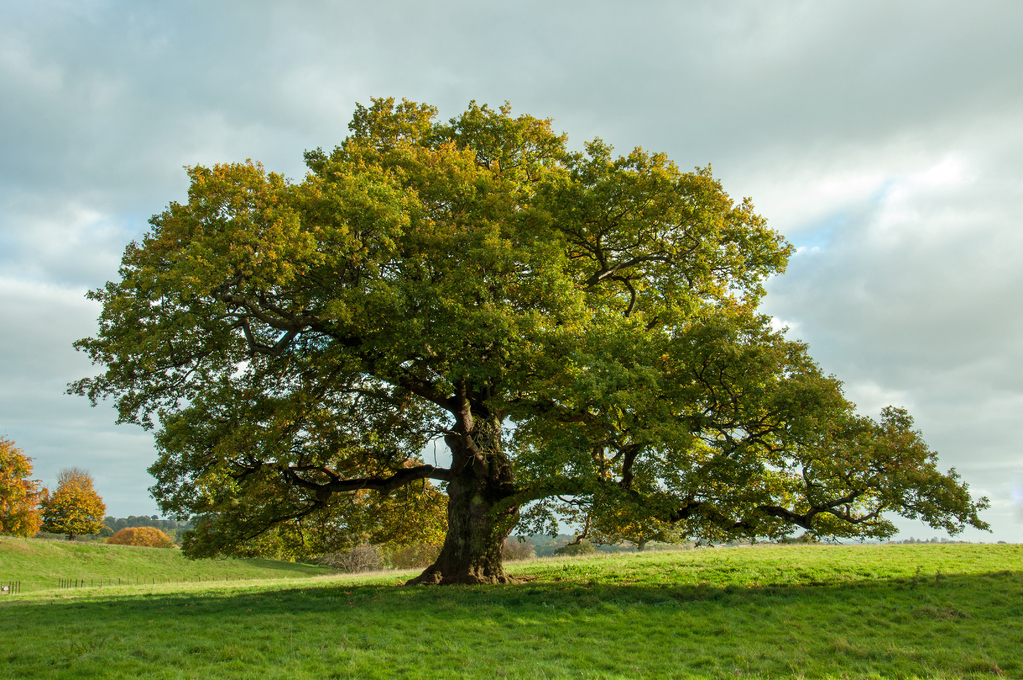
#> input picture tree.jpeg, 1023 x 680 px
$ python zipfPyCharm.py
#> lines starting #> are read from the running program, lines starting #| are printed output that depends on the picture
#> the answer given: tree.jpeg
### zipf.py
###############################################################################
# zipf.py       Version 1.5          24-Dec-2008    Bill Manaris, Dana Hughes, J.R. Armstrong,
#                                                   Thomas Zalonis, Luca Pellicoro,
#                                                   Chris Wagner, Chuck McCormick

###########################################################################
#
# Copyright (C) 2003-2014   Bill Manaris, Dana Hughes, J.R. Armstrong,
#                           Thomas Zalonis, Luca Pellicoro,
#                           Chris Wagner, Chuck McCormick
#
#    This program is free software: you can redistribute it and/or modify
#    it under the terms of the GNU General Public License as published by
#    the Free Software Foundation, either version 3 of the License, or
#    (at your option) any later version.
#
#    This program is distributed in the hope that it will be useful,
#    but WITHOUT ANY WARRANTY; without even the implied warranty of
#    MERCHANTABILITY or FITNESS FOR A PARTICULAR PURPOSE.  See the
#    GNU General Public License for more details.
#
#    You should have received a copy of the GNU General Public License
#    along with this program.  If not, see <http://www.gnu.org/licenses/>.
#
###########################################################################

#
# This module encapsulates functions that may be used to calculate
# the slope and r2 (fit) of a trendline
# of a Zipf distribution (byRank or bySize).
#
# The byRank distribution plots the values (y-axis)
# against the ranks of the values from largest to smallest
# (x-axis) in log-log scale. The ranks are generated automatically.
#
# The bySize distribution plots the values (y-axis)
# against the supplied keys (x-axis) in log-log scale.
#
# Usage: Call bySize(sizes, counts) and/or byRank(counts) functions
# Output: slope and R2
#
# WARNING:  If an error occurs the current code will NOT raise an exception;
#           it will only print an error message (for ShedSkin compatibility).
#           This may cause problems, if the error messages go undetected
#           (e.g., this code is run in batch mode).
#
# Authors: Chris Wagner and Bill Manaris (based on VB code by Chuck McCormick and Bill Manaris)
#
# version 1.5 (December 24, 2008)  J.R. Armstrong and Bill Manaris
#     - Now we are differentiating between monotonous and random phenomena (vertical vs. horizontal trendlines).
#       In the first case, we return slope = 0 and r2 = 0.
#       In the second case, we return slope = 0 and r2 = 1.
#       Also, some variable names have been updated.
#
# version 1.4 (October 1, 2008) Bill Manaris
#     - Added more unit-testing code (i.e., if __name__=='__main__') for Shed Skin Python-to-C++ conversion to work.
#     - Updated some variable names for usability/readability
#
# version 1.3 (March 23, 2007) Thomas Zalonis
#     - Added code to the getSlopeR2() function that calculates the y-intercept for the trendline.
#     - getSlopeR2() now returns 3 values, slope, r2 and the trendline y-intercept
#
# version 1.2 (Feb 03, 2007) Luca Pellicoro
#     -Translation from Java to Python
#     -Raise exceptions with erroneous user inputs (such as zero keys or values)
#
# version 1.1 (July 30, 2005)
#
# version 1.0 (May 10, 2003)
#

# for logarithmic calculations
from math import *


def byRank(counts):
    '''
    Calculate the slope and R^2 of the counts.
    Sorting the counts in descending order.
    '''

    newCounts = []   # to hold the deep copy
    newRanks = []    # the newly created ranks
    numberOfCounts = len(counts)
    for index in range(numberOfCounts):
            newCounts.append(counts[index])         # deep copy the counts
            newRanks.append(numberOfCounts - index) # create the ranks: highest frequency has smallest rank

    newCounts.sort()

    checkRanksAndCounts(newRanks, newCounts)

    return getSlopeR2(newRanks, newCounts)

# [9 lines left out: function bySize, not called in this run]


######################################
######### SUPPORTING METHODS #########
######################################

def checkRanksAndCounts(ranks, counts):
    '''
    Verify that:
        - ranks and counts contain at least one element
        - ranks and counts have the same length
        - both ranks and counts do not contain any negative or zero element
    '''

    if len(counts) == 0:  raise ValueError('Counts should contain at least one element')
    if min(counts) <= 0.0: raise ValueError('Counts should be strictly positive: %f' % (min(counts)))

    if len(ranks) == 0:  raise ValueError('Ranks should contain at least one element')
    if min(ranks) <= 0.0 : raise ValueError('Ranks should be strictly positive: %f' % (min(ranks)))

    if len(ranks) != len(counts): raise ValueError(
        'Ranks (length: %d) and counts (length: %d) should have the same size.' % (len(ranks), len(counts)))


def getSlopeR2(ranks, counts):
    '''
    Calculates the Zipf Slope and R^2(fit) of a
    set of ranks and counts.
    If slope and/or R^2 cannot be calculated, a zero is returned.
    '''

    assert len(ranks) == len(counts) , 'Ranks and counts must have the same length.'

    sumX = sumY = sumXY = sumX2 = sumY2 = 0.0

    numberOfRanks = len(ranks)

    # one exterme case:
    # if the phenomenon is monotonous (only one type of event, e.g., ['a', 'a', 'a']),
    # then the slope is negative infinity (cannot draw a line with only one data point),
    # so indicate this with slope = 0 AND r2 = 0
    if numberOfRanks == 1:
        slope = 0.0
        r2 = 0.0

    else:
        # the other extreme case:
        # if the phenomenon is uniformly distributed (several types of events,
        # but all having the same number of instances, e.g., ['a', 'b', 'a', 'b', 'a', 'b']),
        # then the slope = 0 and r2 = 1 (a horizontal line).

        # check if all counts are equal
        i = 0
        allCountsEqual = True   # assume they are all equal
        while allCountsEqual and i < numberOfRanks-1:
            allCountsEqual = (counts[i] == counts[i + 1])   # update hypothesis
            i = i + 1

        if allCountsEqual:  # is phenomenon uniformly distributed?
            slope = 0.0
            r2 = 1.0

        # general case, so calculate actual slope and r2 values
        else:

            # Sum up the values for the calculations
            for index in range(numberOfRanks):
                sumX += log(ranks[index],10)
                sumY += log(counts[index],10)
                sumXY += log(ranks[index],10) * log(counts[index],10)
                sumX2 += log(ranks[index],10)**2
                sumY2 += log(counts[index],10)**2

            # calculate the slope
            if ((numberOfRanks * sumX2 - sumX * sumX) == 0.0):
                slope = 0.0
            else:
                slope = ((numberOfRanks * sumXY - sumX * sumY) / (numberOfRanks * sumX2 - sumX * sumX))

            # calculate the r2
            if(sqrt((numberOfRanks * sumX2 - sumX * sumX) * (numberOfRanks * sumY2 - sumY * sumY)) == 0.0):
                r2 = 0.0
            else:
                r = (numberOfRanks * sumXY - sumX * sumY) / sqrt((numberOfRanks * sumX2 - sumX * sumX) * (numberOfRanks * sumY2 - sumY * sumY))
                r2 = r * r

    # calulate y-intercept
    yint = (sumY - slope * sumX) / len(ranks)

    return slope, r2, yint


# [33 lines that do not run on import are left out]


### zipfPyCharm.py
# This version uses PIL

from PIL import Image, ImageFilter
from zipf import *
from math import *
import os
import csv
import tkinter as tk
from tkinter import filedialog


def count_shades(image):
    histogram = {}
    shades = []
    width, height = image.size  # Gets the width and height of the image

    # Gets the shade value for each pixel and adds it to a list
    for y in range(height):
        for x in range(width):
            shade = image.getpixel((x, y))
            shades.append(shade)

    # For each shade in the list, it will add a key in the histogram and keep a count of how many times it occurs
    for shade in shades:
        histogram[shade] = histogram.get(shade, 0) + 1

    return histogram  # Returns a histogram object


def get_image(link):
    # Creates an image object using a raw string to find image in a directory
#> called with link = 'tree.jpeg'
    image = Image.open(link)
#> image is the input picture: PIL image 1023x680 RGB; mean R, G, B 127, 139.6, 100.3
    image = image.convert("L")  # Grayscales the image
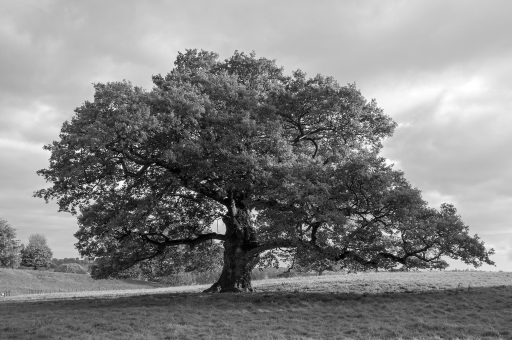
#> image: PIL image 1023x680 L (shown at 1/2 size); min 0, max 255, mean 131.3
    image = image.filter(ImageFilter.FIND_EDGES)  # Edge detects the image
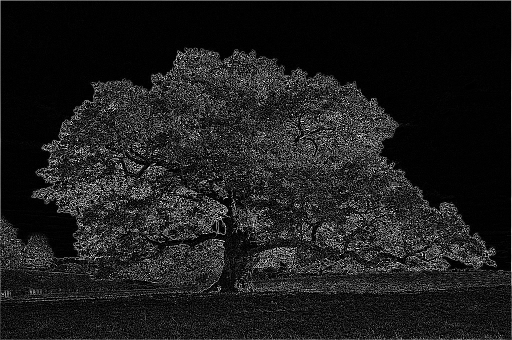
#> image: PIL image 1023x680 L (shown at 1/2 size); min 0, max 255, mean 29

    return image  # Returns the image object


# [13 lines left out: functions get_image_gray, get_image_color, not called in this run]


def get_quadrants(image):
    width, height = image.size  # Gets the with and height of the image

    # To make the cropping statements neater and easier to edit during testing, tuple variables containing the left,
    # top, right, and bottom values are created
    tuple1 = (0, 0, (width / 2), (height / 2))
    tuple2 = ((width / 2), 0, width, (height / 2))
    tuple3 = (0, (height / 2), (width / 2), height)
    tuple4 = ((width / 2), (height / 2), width, height)

    # Crops the image four different times based on the above tuple to create the quadrants
    quad1 = image.crop(tuple1)
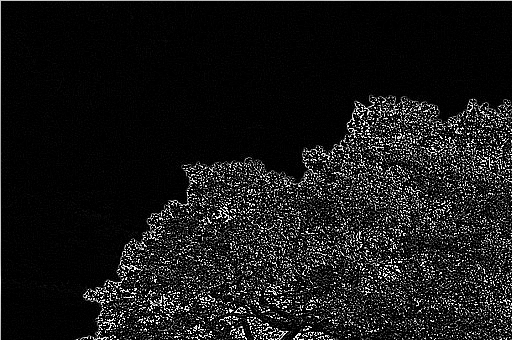
#> quad1: PIL image 512x340 L; min 0, max 255, mean 24.2
    quad2 = image.crop(tuple2)
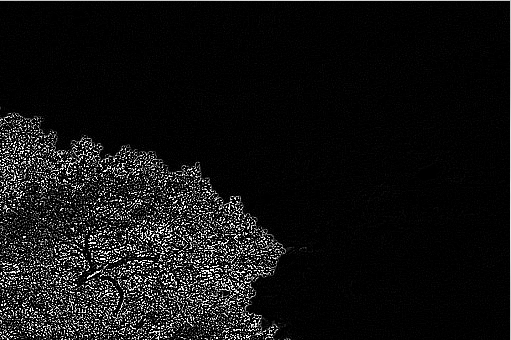
#> quad2: PIL image 511x340 L; min 0, max 255, mean 18.9
    quad3 = image.crop(tuple3)
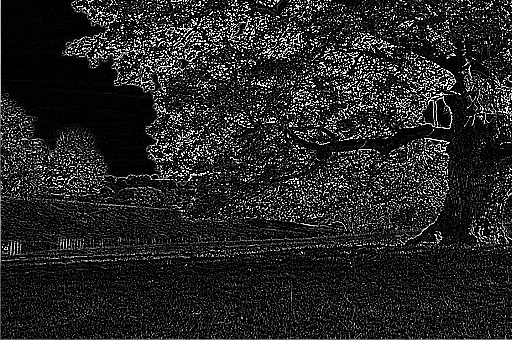
#> quad3: PIL image 512x340 L; min 0, max 255, mean 36.7
    quad4 = image.crop(tuple4)
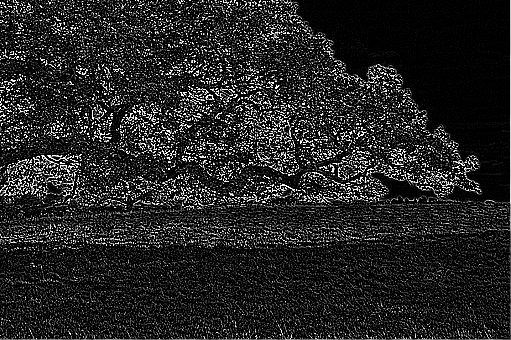
#> quad4: PIL image 511x340 L; min 0, max 255, mean 36.4

    return quad1, quad2, quad3, quad4  # Returns the four quadrants as image objects


# This function is to get the slope and r2 for images that are in color, no longer necessary due to get_image
# grayscaling the image already
# [10 lines left out: function get_zipf_color, not called in this run]


# This function gets the histogram of the shades in an image and the
# slope, r2, and yint and returns the histogram with the slope and r2 values
def get_zipf_gray_edge(image):
    histogram = count_shades(image)  # Creates a histogram using the image object
#> after the loop in count_shades, `for y in range(height):`: shades = 174080 items
#> the loop in count_shades, `for shade in shades:` made 174080 passes
#> shade on passes 1 to 3: 197, 197, 197
#> after the loop in count_shades, `for shade in shades:`: histogram = 256 items
#> histogram = 256 items
    counts = list(histogram.values())  # creates a list using the histogram values
#> counts = 256 values, max 95495 at index 26, min 26 at index 150, mean 680

    slope, r2, yint = byRank(counts)  # Organizes list by rank and returns the slope, r2, and yint of the image
#> in byRank, `numberOfCounts = len(counts)`: numberOfCounts = 256
#> after the loop in byRank, `for index in range(numberOfCounts):`: newCounts has the same summary as counts in get_zipf_gray_edge; newRanks = 256 values, max 256 at index 0, min 1 at index 255, mean 128.5
#> in getSlopeR2, `numberOfRanks = len(ranks)`: numberOfRanks = 256
#> the loop in getSlopeR2, `while allCountsEqual and i < numberOfRanks-1:` made 2 passes
#> (allCountsEqual, i) on passes 1 to 2: (True, 1), (False, 2)
#> after the loop in getSlopeR2, `while allCountsEqual and i < numberOfRanks-1:`: i = 2
#> the loop in getSlopeR2, `for index in range(numberOfRanks):` made 256 passes
#> (sumX, sumY, sumXY, sumX2, sumY2) on passes 1 to 3: (2.41, 1.41, 3.41, 5.8, 2), (4.81, 2.83, 6.81, 11.59, 4), (7.22, 4.29, 10.33, 17.37, 6.14)
#> after the loop in getSlopeR2, `for index in range(numberOfRanks):`: sumX = 506.9; sumX2 = 1048.3; sumXY = 1010.8; sumY = 533.5; sumY2 = 1162.9
#> in getSlopeR2, `slope = ((numberOfRanks * sumXY - sumX * sumY) / (numberOfRanks * sumX..`: slope = -1.03
#> in getSlopeR2, `r = (numberOfRanks * sumXY - sumX * sumY) / sqrt((numberOfRanks * sumX..`: r = -0.957
#> in getSlopeR2, `r2 = r * r`: r2 = 0.915
#> in getSlopeR2, `yint = (sumY - slope * sumX) / len(ranks)`: yint = 4.12
#> slope = -1.03; r2 = 0.915; yint = 4.12

    return histogram, (slope, r2)  # Returns only the slope and r2 as those are the only ones necessary for the
    # Euclidean distance


# [27 lines left out: function euclidean, not called in this run]

# Gets the slope and r2 values for the image
def get_zipf(histogram):
    counts = list(histogram.values())  # creates a list using the histogram values

    slope, r2, yint = byRank(counts)

    return slope, r2


# Recursively breaks down the image into quadrants and gets the histograms,
# merges them, and adds the histogram to the list
def recursive(image, list, depth):
    if depth == 0:
        histogram, point = get_zipf_gray_edge(image)
        list.append(point)
        return histogram
    else:
        quad1, quad2, quad3, quad4 = get_quadrants(image)
        histogram1 = recursive(quad1, list, depth - 1)
#> histogram1 = 256 items
        histogram2 = recursive(quad2, list, depth - 1)
#> the loop in count_shades (call 2), `for shade in shades:` made 173740 passes
#> shade on passes 1 to 3: 198, 198, 199
#> the loop in getSlopeR2 (call 2), `while allCountsEqual and i < numberOfRanks-1:` made 1 pass
#> the loop in getSlopeR2 (call 2), `for index in range(numberOfRanks):` made 256 passes
#> (sumX, sumY, sumXY, sumX2, sumY2) on passes 1 to 3: (2.41, 1.4, 3.37, 5.8, 1.95), (4.81, 2.81, 6.77, 11.59, 3.96), (7.22, 4.23, 10.17, 17.37, 5.96)
#> histogram2 = 256 items
        histogram3 = recursive(quad3, list, depth - 1)
        histogram4 = recursive(quad4, list, depth - 1)

        merge_dicts(histogram1, histogram2)
        merge_dicts(histogram1, histogram3)
        merge_dicts(histogram1, histogram4)

        list.append(get_zipf(histogram1))


# A test of the recursive function
# [354 lines left out: functions recursive_test, get_links, get_filigree_by_book, get_all_links, same_author, different_authors and 2 more, not called in this run]


# Merge the two provided dictionaries
def merge_dicts(dict1, dict2):
    for entry in dict2:
        # Adds the counts of same keys and creates new keys if they don't exist
        dict1[entry] = dict1.get(entry, 0) + dict2.get(entry, 0)
#> this loop made 256 passes


# A test of merge_dicts()
# [223 lines left out: functions dict_merge_test, get_vectors, all_images_quick, case_tests, get_book_number, not called in this run]


# Get the book number by the file name
def get_book_by_file(list):
    link = list[0].split("/")
    image = link[-1]

    if "C3" in image:
        list.append(3)
    elif "C5" in image:
        list.append(5)
    elif "C6" in image:
        list.append(6)
    elif "C7" in image:
        list.append(7)
    elif "C8" in image or "Corale 8" in image:
        list.append(8)
    elif "C9" in image:
        list.append(9)
    elif "C11" in image:
        list.append(11)
    elif "C12" in image:
        list.append(12)
    elif "C13" in image:
        list.append(13)
    elif "C14" in image or "C-" in image:
        list.append(14)
    elif "C15" in image:
        list.append(15)
    elif "C16" in image:
        list.append(16)
    elif "C17" in image:
        list.append(17)
    elif "C18" in image:
        list.append(18)
    elif "C19" in image or "Chp 19" in image:
        list.append(19)
    elif "C1" in image:
        list.append(1)
    else:
        list.append(0)


# Run all cases
# [44 lines left out: function all_cases, not called in this run]


# Allow users to select files to run through the algroithm
def get_path_GUI():
    root = tk.Tk()
    root.withdraw()
    file_paths = filedialog.askopenfilenames(parent=root, title='Choose a file')
    return file_paths


# Write CSV file
def write_csv(images):
    rows = []
    file_name = "filigrees.csv"
    csv_file_name = os.path.join(os.path.expanduser('~'), 'Documents', file_name)

    for i in range(len(images)):
        results = [images[i]]
        get_book_by_file(results)

        row = []

        filigree = get_image(images[i])
        recursive(filigree, results, 1)
#> the loop in merge_dicts (call 2), `for entry in dict2: # Adds the counts of same keys and creates new key..` made 256 passes
#> entry on passes 1, 3, 4: 186, 1, 8

        for result in results:
            if isinstance(result, str) or isinstance(result, int):
                row.append(result)
            else:
                row.append(result[0])
                row.append(result[1])

        rows.append(row)

    with open(csv_file_name, "w") as file:
        writer = csv.writer(file)
        writer.writerow(["Image", "Book Number", "Slope Q1", "R2 Q1", "Slope Q2", "R2 Q2", "Slope Q3", "R2 Q3",
                         "Slope Q4", "R2 Q4", "Slope Whole", "R2 Whole"])
        writer.writerows(rows)

    convert_to_arff(csv_file_name)


# Convert CSV file to ARFF for Weka
def convert_to_arff(csv_file_name):
    csv_file = csv_file_name
    arff_file = csv_file_name.replace(".csv", ".arff")
    relation = "Filigree_Images"

    data_type = ["nominal", "nominal", "numeric", "numeric", "numeric", "numeric", "numeric", "numeric",
                 "numeric", "numeric", "numeric", "numeric"]
    # data_type = []
    columns_temp = []
    unique_temp = []
    unique_of_column = []
    data_type_temp = []
    final_data_type = []
    att_types = []
    p = 0

    f = open(csv_file, "r")
    reader = csv.reader(f)
    all_data = list(reader)
    attributes = all_data[0]
    total_columns = len(attributes)
    total_rows = len(all_data)
    f.close()

    for j in range(total_columns):
        for i in range(total_rows):
            if len(all_data[i][j]) == 0:
                all_data[i][j] = "0"

    for j in range(total_columns):
        for i in range(1, (total_rows - 1)):
            all_data[i][j] = all_data[i][j].lower()
            if "\r" in all_data[i][j] or '\r' in all_data[i][j] or "\n" in all_data[i][j] or '\n' in all_data[i][j]:
                all_data[i][j] = all_data[i][j].rstrip(os.linesep)
                all_data[i][j] = all_data[i][j].rstrip("\n")
                all_data[i][j] = all_data[i][j].rstrip("\r")
            try:
                if all_data[i][j] == str(float(all_data[i][j])) or all_data[i][j] == str(int(all_data[i][j])):
                    print()
            except ValueError as e:
                all_data[i][j] = "'" + all_data[i][j] + "'"

    for j in range(total_columns):
        for i in range(1, (total_rows - 1)):
            columns_temp.append(all_data[i][j])
        for item in columns_temp:
            if not (item in unique_temp):
                unique_temp.append(item)
        unique_of_column.append("{" + ','.join(unique_temp) + "}")
        unique_temp = []
        columns_temp = []

    # [7 lines of commented-out code are left out]

    for j in range(total_columns):
        p = j
        for i in range((total_rows - 1)):
            data_type_temp.append(data_type[p])
            # p += total_columns
        if "nominal" in data_type_temp:
            final_data_type.append("nominal")
        else:
            final_data_type.append("numeric")
        data_type_temp = []

    for i in range(len(final_data_type)):
        if final_data_type[i] == "nominal":
            att_types.append(unique_of_column[i])
        else:
            att_types.append(final_data_type[i])

    write_file = open(arff_file, "w")

    write_file.write("%\n% Comments go after a '%' sign.\n%\n")
    write_file.write("%\n% Relation: " + relation + "\n%\n%\n")
    write_file.write("% Attributes: " + str(total_columns) + " " * 5 + "Instances: " + str(total_rows - 1)
                     + "\n%\n%\n\n")

    write_file.write("@RElATION " + relation + "\n\n")

    for i in range(total_columns):
        write_file.write("@ATTRIBUTE" + " '" + attributes[i] + "' " + att_types[i] + "\n")

    write_file.write("\n@DATA\n")

    for i in range(1, (total_rows - 1)):
        write_file.write(','.join(all_data[i]) + "\n")


# Function for the application
def run_selectable_images():
    files = get_path_GUI()
    write_csv(files)


def main():
    run_selectable_images()
    # convert_to_arff("iris.csv")


main()
